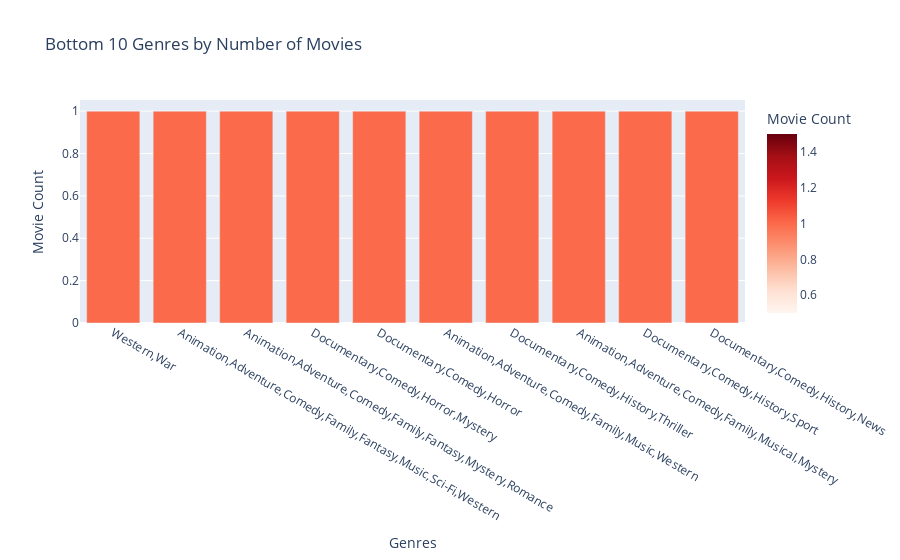

The cell this chart's notebook holds for it:
### Markdown cell above
### Least popular genres by movie count

### Code cell
gen_count = data.groupby('Genres')['Title'].count()
gen_movie = data.groupby('Genres')[['Netflix','Hulu','Prime Video','Disney+']].sum()
gen_data = pd.concat([gen_count,gen_movie],axis=1).reset_index().rename(columns={'Title':'Movie Count'})
gen_data = gen_data.sort_values('Movie Count',ascending=True)[:10]

fig = px.bar(gen_data,
             x = 'Genres',
             y = 'Movie Count',
             color = 'Movie Count',
             color_continuous_scale = 'Reds',
             title = 'Bottom 10 Genres by Number of Movies'
            )

fig.show()

### Figure 1 — Plotly figure (JSON) as saved in the notebook; plotly's stock layout.template omitted (floating-point values rounded to 4 significant figures)
{"data": [{"alignmentgroup": "True", "hovertemplate": "Genres=%{x}<br>Movie Count=%{marker.color}<extra></extra>", "legendgroup": "", "marker": {"color": [1, 1, 1, 1, 1, 1, 1, 1, 1, 1], "coloraxis": "coloraxis"}, "name": "", "offsetgroup": "", "orientation": "v", "showlegend": false, "textposition": "auto", "type": "bar", "x": ["Western,War", "Animation,Adventure,Comedy,Family,Fantasy,Music,Sci-Fi,Western", "Animation,Adventure,Comedy,Family,Fantasy,Mystery,Romance", "Documentary,Comedy,Horror,Mystery", "Documentary,Comedy,Horror", "Animation,Adventure,Comedy,Family,Music,Western", "Documentary,Comedy,History,Thriller", "Animation,Adventure,Comedy,Family,Musical,Mystery", "Documentary,Comedy,History,Sport", "Documentary,Comedy,History,News"], "xaxis": "x", "y": [1, 1, 1, 1, 1, 1, 1, 1, 1, 1], "yaxis": "y"}], "layout": {"barmode": "relative", "coloraxis": {"colorbar": {"title": {"text": "Movie Count"}}, "colorscale": [[0, "rgb(255,245,240)"], [0.125, "rgb(254,224,210)"], [0.25, "rgb(252,187,161)"], [0.375, "rgb(252,146,114)"], [0.5, "rgb(251,106,74)"], [0.625, "rgb(239,59,44)"], [0.75, "rgb(203,24,29)"], [0.875, "rgb(165,15,21)"], [1, "rgb(103,0,13)"]]}, "legend": {"tracegroupgap": 0}, "title": {"text": "Bottom 10 Genres by Number of Movies"}, "xaxis": {"anchor": "y", "domain": [0, 1], "title": {"text": "Genres"}}, "yaxis": {"anchor": "x", "domain": [0, 1], "title": {"text": "Movie Count"}}}}
